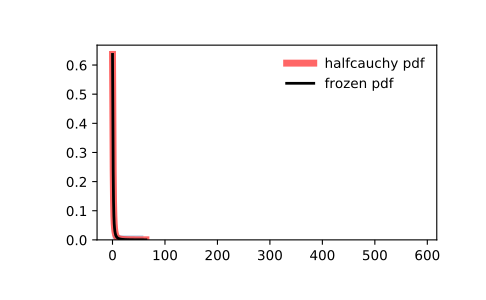

The script that drew this image:
from scipy.stats import halfcauchy
import matplotlib.pyplot as plt
fig, ax = plt.subplots(1, 1)

# Calculate a few first moments:

mean, var, skew, kurt = halfcauchy.stats(moments='mvsk')

# Display the probability density function (``pdf``):

x = np.linspace(halfcauchy.ppf(0.01),
                halfcauchy.ppf(0.99), 100)
ax.plot(x, halfcauchy.pdf(x),
       'r-', lw=5, alpha=0.6, label='halfcauchy pdf')

# Alternatively, the distribution object can be called (as a function)
# to fix the shape, location and scale parameters. This returns a "frozen"
# RV object holding the given parameters fixed.

# Freeze the distribution and display the frozen ``pdf``:

rv = halfcauchy()
ax.plot(x, rv.pdf(x), 'k-', lw=2, label='frozen pdf')

# Check accuracy of ``cdf`` and ``ppf``:

vals = halfcauchy.ppf([0.001, 0.5, 0.999])
np.allclose([0.001, 0.5, 0.999], halfcauchy.cdf(vals))
# True

# Generate random numbers:

r = halfcauchy.rvs(size=1000)

# And compare the histogram:

ax.hist(r, density=True, histtype='stepfilled', alpha=0.2)
ax.legend(loc='best', frameon=False)
plt.show()
